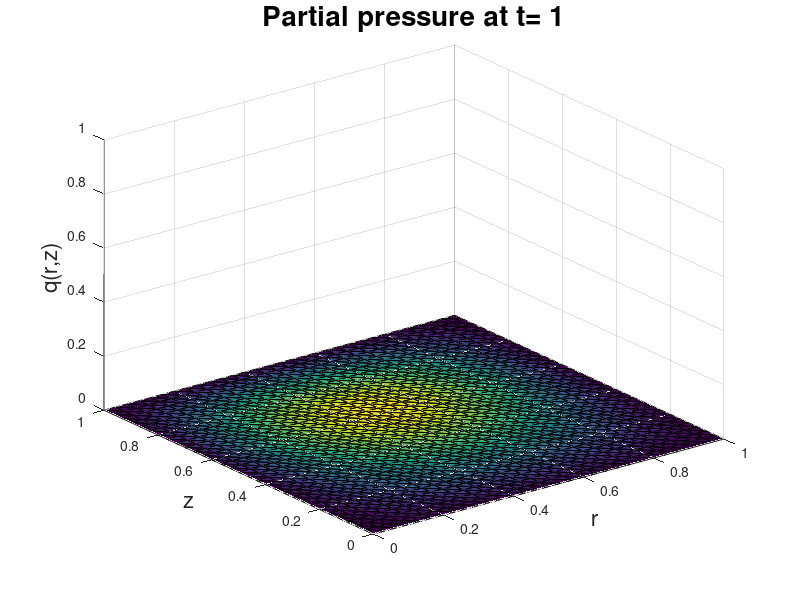

This figure's MATLAB source:
%% This script solves the time dependent problem using uniform triangulation.
% Wakil Sarfaraz   30/11/15
clear all;
tic
xmax = 1;
tm = 1;
dt = 0.01;
M = tm/dt;

N = 30; %(Number of points on the x, y interval on which the equation is solved.
X = linspace(0,xmax,N+1);
T = linspace(0, tm,M+1); %This divides the interval into N equispaced sub intervals.
%X = 0: 1/N :1; This can also be used to create the same X.
[x, y] = meshgrid(X,X); % This creates an (N+1) by (N+1) grid of values ...
                        % of X and assignes them to x and y. (So x and y
                        % are now matrices of size (N+1)x(N+1)
x =x(:);  % This turns the matrix x into a column vector.
y =y(:);  % This turns the matrix y into a column vector.
NNODES = (N+1)^2;
Q = ones(NNODES,1);% This introduces the number of nodes in the result of triangulation.
NTRI = 2*N^2;  % This is the number of triangles in the mesh.
LNODES = zeros(NTRI,3); % This creates a zero matrix of the size 'number of triangles by 3'
                         % (since there are 3 vertices for each triangle.

for i = 1:N
    for j = 1: N
        LNODES(i+2*(j-1)*N,1) = i+(j-1)*(N+1);%This numbers each of the first nodes of all the lower triangles in each square.
        LNODES(i+2*(j-1)*N,2) = i+j*(N+1); % This numbers each of the second nodes of all the lower triangles in each square.
        LNODES(i+2*(j-1)*N,3) = (i+1)+(j-1)*(N+1); % This numbers each of the third nodes of all the lower triangles in each square.
        
        LNODES(i+N+2*(j-1)*N,1) = i+1+j*(N+1); %This numbers each of the first nodes of all the upper triangles in each square.
        LNODES(i+N+2*(j-1)*N,2) = (i+1)+(j-1)*(N+1);%This numbers each of the second nodes of all the upper triangles in each square.
        LNODES(i+N+2*(j-1)*N,3) = i+j*(N+1);%This numbers each of the third nodes of all the upper triangles in each square.
                                            % Here for those nodes that
                                            % some triangles share (copy
                                            % and paste can work).
    end
end

SP = sparse(NNODES, NNODES);
SPM = sparse(NNODES, NNODES);%This creates a sparse matrix of the size 'Number of nodes by Number of nodes'(entries usually computed by integration).
LV = zeros(NNODES,1);         % This creates the load vector of zero entries for now which is l(v) part of the weak formulation.

for n = 1: NTRI
    r1 = [x(LNODES(n,1)) y(LNODES(n,1))];% Position vector (x,y)' for the first nodes of all triangles.
    r2 = [x(LNODES(n,2)) y(LNODES(n,2))];% Position vector (x,y)' for the second nodes of all triangles.
    r3 = [x(LNODES(n,3)) y(LNODES(n,3))];% Position vector (x,y)' for the third nodes of all triangles.
    J = [r2(1)-r1(1) r2(2)-r1(2); r3(1)-r1(1) r3(2)-r1(2)]; %This is the jacobian matrix of the mapping.
%     ksi = 1/3;
%     eta = 1/3;
   Astiff = (((r2(1)+r3(1))/(2*det(J)))*...
       [(r2(2)-r3(2))^2+(r3(1)-r2(1))^2 ...
       (r2(2)-r3(2))*(r3(2)-r1(2))+(r3(1)-r2(1))*(r1(1)-r3(1))...
       (r2(2)-r3(2))*(r1(2)-r2(2))+(r3(1)-r2(1))*(r2(1)-r1(1)); ...
       (r3(2)-r1(2))*(r2(2)-r3(2))+(r1(1)-r3(1))*(r3(1)-r2(1)) ...
       (r3(2)-r1(2))^2+(r1(1)-r3(1))^2  ...
       (r3(2)-r1(2))*(r1(2)-r2(2))+(r1(1)-r3(1))*(r2(1)-r1(1)); ...
       (r2(2)-r3(2))*(r1(2)-r2(2))+(r3(1)-r2(1))*(r2(1)-r1(1))  ...
       (r3(2)-r1(2))*(r1(2)-r2(2))+(r1(1)-r3(1))*(r2(1)-r1(1))  ... 
       (r1(2)-r2(2))^2+(r2(1)-r1(1))^2]+(1/(2*det(J)))* [(r2-r3)*(r2-r3)' (r2-r3)*(r3-r1)' (r2-r3)*(r1-r2)';...
       (r2-r3)*(r3-r1)' (r3-r1)*(r3-r1)' (r3-r1)*(r1-r2)';...
       (r2-r3)*(r1-r2)' (r3-r1)*(r1-r2)' (r1-r2)*(r1-r2)']);
% Astiff = (1/(4*det(J)))* [(r2-r3)*(r2-r3)' (r2-r3)*(r3-r1)' (r2-r3)*(r1-r2)';... %This is the Global Stiffness Matrix (Lecture Notes)
%            (r2-r3)*(r3-r1)' (r3-r1)*(r3-r1)' (r3-r1)*(r1-r2)';...
%            (r2-r3)*(r1-r2)' (r3-r1)*(r1-r2)' (r1-r2)*(r1-r2)'];
% %    Astiff = (1/(4*det(J)))*...
%        [(r2(2)-r3(2))^2+(r3(1)-r2(1))^2 ...
%        (r2(2)-r3(2))*(r3(2)-r1(2))+(r3(1)-r2(1))*(r1(1)-r3(1))...
%        (r2(2)-r3(2))*(r1(2)-r2(2))+(r3(1)-r2(1))*(r2(1)-r1(1)); ...
%        (r3(2)-r1(2))*(r2(2)-r3(2))+(r1(1)-r3(1))*(r3(1)-r2(1)) ...
%        (r3(2)-r1(2))^2+(r1(1)-r3(1))^2  ...
%        (r3(2)-r1(2))*(r1(2)-r2(2))+(r1(1)-r3(1))*(r2(1)-r1(1)); ...
%        (r2(2)-r3(2))*(r1(2)-r2(2))+(r3(1)-r2(1))*(r2(1)-r1(1))  ...
%        (r3(2)-r1(2))*(r1(2)-r2(2))+(r1(1)-r3(1))*(r2(1)-r1(1))  ... 
%        (r1(2)-r2(2))^2+(r2(1)-r1(1))^2];
% %        
       
%    Amass = (det(J)/120)*[6*r1(1)+2*r2(1)+2*r3(1) 2*r1(1)+2*r2(1)+r3(1) 2*r1(1)+r2(1)+2*r3(1);...
%        2*r1(1)+2*r2(1)+r3(1) 2*r1(1)+2*r2(1)+2*r3(1) r1(1)+2*r2(1)+2*r3(1);...
%        2*r1(1)+r2(1)+2*r3(1) r1(1)+2*r2(1)+2*r3(1)  2*r1(1)+2*r2(1)+2*r3(1)];
   
      Amass = (det(J)/120)*[6*(r1+2*r2+2*r3)*(r1+2*r2+2*r3)' 2*(r1+2*r2+r3)*(r1+2*r2+r3)' (2*r1+r2+2*r3)*(2*r1+r2+2*r3)';...
       (2*r1+2*r2+r3)*(2*r1+2*r2+r3)' (2*r1+2*r2+2*r3)*(2*r1+2*r2+2*r3)' (r1+2*r2+2*r3)*(r1+2*r2+2*r3)';...
       (2*r1+r2+2*r3)*(2*r1+r2+2*r3)' (r1+2*r2+2*r3)*(r1+2*r2+2*r3)'  (2*r1+2*r2+2*r3)*(2*r1+2*r2+2*r3)'];
   

  
     

   
       for i = 1 : 3 
           for j = 1:3  % Since SP was created a zero matrix originally, Now for all three vertices of all triangles we put the 
               SP(LNODES(n,i),LNODES(n,j)) =SP(LNODES(n,i),LNODES(n,j))+ Astiff(i,j);
               SPM(LNODES(n,i),LNODES(n,j)) =SPM(LNODES(n,i),LNODES(n,j))+ Amass(i,j);%The values of Astiff in the SP.
           end
       end
       
    
       
end


TMatrix =  (dt*SP+SPM);



for i = 1: NNODES
    if (x(i)==xmax && y(i)>=0 && y(i) <= xmax)  
        LV(i) = 0;
        TMatrix(i,:) = 0;
        SPM(i,:) = 0;
        TMatrix(i,i) =1 ;
    elseif (x(i)==0 && y(i)>=0 && y(i) <= xmax)  
        LV(i) = 0;
        TMatrix(i,:) = 0;
        SPM(i,:) = 0;
        TMatrix(i,i) =1 ;
     elseif (y(i) == 0 && x(i) >= 0 && x(i) <= xmax) 
        TMatrix(i,:) = 0;
        TMatrix(i,i) = 1;
        SPM(i,:) = 0;
        LV(i) = 0;
    elseif ( y(i) == xmax && x(i) >= 0 && x(i) <= xmax) 
        LV(i) = 0;
        TMatrix(i,:) = 0;
        TMatrix(i,i) =1 ;
        SPM(i,:) = 0;
  
        
       
    end
end

for j = 1:M+1
    RHS = SPM*Q+LV;
    Q = TMatrix\RHS;
    trisurf(LNODES,x,y,Q(:,:))
%shading interp
xlabel('r','fontsize',16) 
xlim([0 xmax])
ylim([0 xmax])
zlim([0 1])
ylabel('z','fontsize',16)
zlabel('q(r,z)','fontsize',16)
title(['Partial pressure at t= ',num2str(T(j))],'fontsize',20)
pause(1e-10)



   
end
